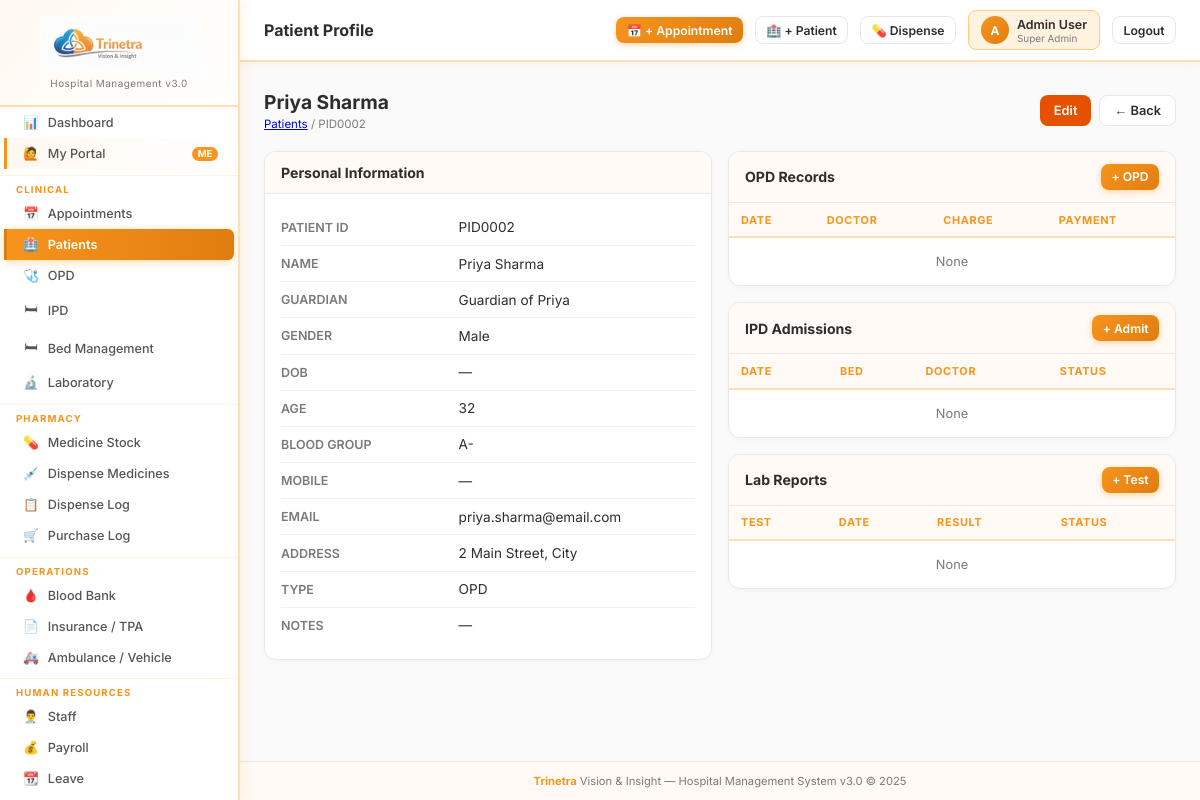
/patients/2 (signed in), run on the app's committed database.
### tables this page shows
CREATE TABLE patients (
    id INTEGER PRIMARY KEY AUTOINCREMENT,
    patient_unique_id TEXT UNIQUE,
    patient_name TEXT NOT NULL, guardian_name TEXT DEFAULT '',
    gender TEXT DEFAULT '', dob TEXT DEFAULT '', age INTEGER DEFAULT 0,
    blood_group TEXT DEFAULT '', mobile TEXT DEFAULT '',
    email TEXT DEFAULT '', address TEXT DEFAULT '',
    patient_type TEXT DEFAULT 'OPD', notes TEXT DEFAULT '',
    is_active INTEGER DEFAULT 1, created_at TEXT DEFAULT CURRENT_TIMESTAMP
);

### app.py (the view)
@app.route('/patients/<int:pid>')
@perm_required('patients','view')
def patient_view(pid):
    p = qdb("SELECT * FROM patients WHERE id=?", (pid,), one=True)
    if not p: abort(404)
    opd_records = qdb("""SELECT opd_details.*,staff.name||' '||staff.surname as doctor_name,tpa.organisation_name as tpa_name
        FROM opd_details LEFT JOIN staff ON staff.id=opd_details.doctor_id
        LEFT JOIN tpa ON tpa.id=opd_details.tpa_id
        WHERE opd_details.patient_id=? ORDER BY opd_details.id DESC""", (pid,))
    ipd_records = qdb("""SELECT ipd_details.*,staff.name||' '||staff.surname as doctor_name,
        bed.bed_name FROM ipd_details LEFT JOIN staff ON staff.id=ipd_details.doctor_id
        LEFT JOIN bed ON bed.id=ipd_details.bed
        WHERE ipd_details.patient_id=? ORDER BY ipd_details.id DESC""", (pid,))
    lab_records = qdb("SELECT * FROM lab_reports WHERE patient_id=? ORDER BY id DESC", (pid,))
    appointments = qdb("""SELECT appointments.*,staff.name||' '||staff.surname as doctor_name
        FROM appointments LEFT JOIN staff ON staff.id=appointments.doctor_id
        WHERE appointments.patient_id=? ORDER BY appointments.id DESC""", (pid,))
    dispenses = qdb("""SELECT medicine_dispense.*,pharmacy.medicine_name,staff.name||' '||staff.surname as dispensed_by_name
        FROM medicine_dispense LEFT JOIN pharmacy ON pharmacy.id=medicine_dispense.pharmacy_id
        LEFT JOIN staff ON staff.id=medicine_dispense.dispensed_by
        WHERE medicine_dispense.patient_id=? ORDER BY medicine_dispense.id DESC""", (pid,))
    blood_requests = qdb("SELECT * FROM blood_requests WHERE patient_id=? ORDER BY id DESC", (pid,))
    return render_template('patients/view.html', patient=dict(p), opd_records=opd_records,
                           ipd_records=ipd_records, lab_records=lab_records, appointments=appointments,
                           dispenses=dispenses, blood_requests=blood_requests)

### app.py (called while the page is built)
def get_db():
    db = getattr(g, '_database', None)
    if db is None:
        db = g._database = sqlite3.connect(DATABASE)
        db.row_factory = sqlite3.Row
        db.execute("PRAGMA foreign_keys = ON")
    return db

@app.teardown_appcontext
def close_connection(exception):
    db = getattr(g, '_database', None)
    if db is not None: db.close()

def qdb(query, args=(), one=False):
    cur = get_db().execute(query, args)
    rv = cur.fetchall()
    return (rv[0] if rv else None) if one else rv

def get_user(): return session.get('hospitaladmin', {})

def get_user_permissions():
    user = get_user()
    if not user: return {}
    if user.get('roles') == 'Super Admin':
        return {m: {'view':True,'add':True,'edit':True,'delete':True} for m in ALL_MODULES}
    role_id = user.get('role_id', 0)
    rows = qdb("SELECT module,can_view,can_add,can_edit,can_delete FROM role_permissions WHERE role_id=?", (role_id,))
    return {r['module']: {'view':bool(r['can_view']),'add':bool(r['can_add']),'edit':bool(r['can_edit']),'delete':bool(r['can_delete'])} for r in rows}

def perm_required(module, action='view'):
    def decorator(f):
        @wraps(f)
        def decorated(*args, **kwargs):
            if 'hospitaladmin' not in session:
                return redirect(url_for('login'))
            user = get_user()
            if user.get('roles') == 'Super Admin':
                return f(*args, **kwargs)
            perms = get_user_permissions()
            if not perms.get(module, {}).get(action):
                flash(f'Access denied: {action} permission required for {module}.', 'danger')
                return redirect(url_for('dashboard'))
            return f(*args, **kwargs)
        return decorated
    return decorator

@app.context_processor
def inject_globals():
    user = get_user()
    perms = get_user_permissions() if user else {}
    settings = {}
    if user:
        try:
            rows = qdb("SELECT name,value FROM sch_settings")
            settings = {r['name']: r['value'] for r in rows}
        except: pass
    return dict(current_user=type('U', (), user)() if user else None,
                user_perms=perms, settings=settings,
                ALL_MODULES=ALL_MODULES)

### templates/patients/view.html (shortened to what this page needs)
{% extends 'base.html' %}
{% block page_title %}Patient Profile{% endblock %}
{% block content %}
<div class="page-header">
  <div><h1>{{ patient.patient_name }}</h1><div class="breadcrumb"><a href="{{ url_for('patients') }}">Patients</a> / {{ patient.patient_unique_id }}</div></div>
  <div class="flex gap-2">
    {% if user_perms.get('patients',{}).get('edit') %}<a href="{{ url_for('patient_edit',pid=patient.id) }}" class="btn btn-warning">Edit</a>{% endif %}
    <a href="{{ url_for('patients') }}" class="btn btn-secondary">← Back</a>
  </div>
</div>
<div class="grid-2">
<div class="card">
  <div class="card-header"><h3>Personal Information</h3></div>
  <div class="card-body">
    <table style="width:100%;font-size:.85rem;">
      {% for label,val in [('Patient ID',patient.patient_unique_id),('Name',patient.patient_name),('Guardian',patient.guardian_name),('Gender',patient.gender),('DOB',patient.dob),('Age',patient.age),('Blood Group',patient.blood_group),('Mobile',patient.mobileno),('Email',patient.email),('Address',patient.address),('Type',patient.patient_type|upper),('Notes',patient.note)] %}
      <tr><td style="padding:.4rem 0;color:var(--muted);width:40%;font-size:.78rem;font-weight:600;text-transform:uppercase;">{{ label }}</td><td>{{ val or '—' }}</td></tr>
      {% endfor %}
    </table>
  </div>
</div>
<div>
  <div class="card">
    <div class="card-header"><h3>OPD Records</h3>{% if user_perms.get('opd',{}).get('add') %}<a href="{{ url_for('opd_add') }}" class="btn btn-primary btn-sm">+ OPD</a>{% endif %}</div>
    <div class="card-body p-0"><table><thead><tr><th>Date</th><th>Doctor</th><th>Charge</th><th>Payment</th></tr></thead>
    <tbody>{% for r in opd_records %}<tr><td>{{ r.date }}</td><td>{{ r.doctor_name or "—" }}</td><td>{{ r.charge }}</td>
    <td>{% if r.payment_status=='paid' %}<span class="badge badge-success">Paid</span>{% else %}<span class="badge badge-danger">Unpaid</span>{% endif %}</td>
    </tr>{% else %}<tr><td colspan="4" class="text-center text-muted" style="padding:1rem">None</td></tr>{% endfor %}</tbody></table></div>
  </div>
  <div class="card">
    <div class="card-header"><h3>IPD Admissions</h3>{% if user_perms.get('ipd',{}).get('add') %}<a href="{{ url_for('ipd_add') }}" class="btn btn-primary btn-sm">+ Admit</a>{% endif %}</div>
    <div class="card-body p-0"><table><thead><tr><th>Date</th><th>Bed</th><th>Doctor</th><th>Status</th></tr></thead>
    <tbody>{% for r in ipd_records %}<tr><td>{{ r.date }}</td><td>{{ r.bed_name or "—" }}</td><td>{{ r.doctor_name or "—" }}</td>
    <td>{% if r.discharged=='no' %}<span class="badge badge-warning">Admitted</span>{% else %}<span class="badge badge-secondary">Discharged</span>{% endif %}</td>
    </tr>{% else %}<tr><td colspan="4" class="text-center text-muted" style="padding:1rem">None</td></tr>{% endfor %}</tbody></table></div>
  </div>
  <div class="card">
    <div class="card-header"><h3>Lab Reports</h3>{% if user_perms.get('lab',{}).get('add') %}<a href="{{ url_for('lab_add') }}" class="btn btn-primary btn-sm">+ Test</a>{% endif %}</div>
    <div class="card-body p-0"><table><thead><tr><th>Test</th><th>Date</th><th>Result</th><th>Status</th></tr></thead>
    <tbody>{% for r in lab_records %}<tr><td>{{ r.test_name }}</td><td>{{ r.test_date }}</td><td>{{ r.result or "—" }}</td>
    <td>{% if r.status=='completed' %}<span class="badge badge-success">Done</span>{% else %}<span class="badge badge-warning">Pending</span>{% endif %}</td>
    </tr>{% else %}<tr><td colspan="4" class="text-center text-muted" style="padding:1rem">None</td></tr>{% endfor %}</tbody></table></div>
  </div>
</div>
</div>
{% endblock %}

### templates/base.html (style rules this page uses)
:root { --brand-orange:#F7941D; --brand-orange-dark:#e07d10; --brand-orange-light:#FFF3E0; --brand-blue:#1565C0; --sidebar:#ffffff; --sidebar-border:#ffe0b2; --sidebar-hover:#fff8f0; --sidebar-active-bg:#F7941D; --sidebar-active-text:#ffffff; --topbar:#ffffff; --bg:#fafafa; --card:#ffffff; --border:#e8e8e8; --text:#2d2d2d; --muted:#7a7a7a; --primary:#F7941D; --primary-dark:#e07d10; --success:#2e7d32; --danger:#c62828; --warning:#e65100; --info:#0277bd; --purple:#6a1b9a; }
* { margin:0;padding:0;box-sizing:border-box; }
html,body { height:100%; }
body { font-family:'Inter',system-ui,sans-serif; background:var(--bg); color:var(--text); display:flex; min-height:100vh; overflow-x:hidden; }
.page-header { display:flex;align-items:center;justify-content:space-between; margin-bottom:1.25rem;flex-wrap:wrap;gap:.75rem; }
.page-header h1 { font-size:1.2rem;font-weight:700;color:var(--text); }
.breadcrumb { font-size:.72rem;color:var(--muted);margin-top:.15rem; }
.card { background:var(--card); border:1px solid var(--border); border-radius:.75rem; overflow:hidden; margin-bottom:1rem; box-shadow:0 1px 4px rgba(0,0,0,.04); }
.card-header { padding:.75rem 1rem; border-bottom:1px solid var(--border); display:flex;align-items:center;justify-content:space-between; background:#fffaf5; }
.card-header h3 { font-size:.88rem;font-weight:700;color:var(--text); }
.card-body { padding:1rem; }
.card-body.p-0 { padding:0; }
.grid-2 { display:grid;grid-template-columns:1fr 1fr;gap:1rem; }
table { width:100%;border-collapse:collapse;font-size:.8rem; }
thead tr { background:#fffaf5; }
th { padding:.6rem .75rem;text-align:left; font-size:.68rem;font-weight:700; color:var(--brand-orange); text-transform:uppercase;letter-spacing:.06em; white-space:nowrap; border-bottom:2px solid var(--sidebar-border); }
td { padding:.6rem .75rem;border-bottom:1px solid #f0f0f0;vertical-align:middle; }
tr:last-child td { border-bottom:none; }
.btn { display:inline-flex;align-items:center;gap:.4rem; padding:.45rem .875rem;border-radius:.5rem; font-size:.8rem;font-weight:600;cursor:pointer; border:none;text-decoration:none;transition:.15s;white-space:nowrap; }
.btn-primary { background:linear-gradient(135deg,var(--brand-orange),var(--brand-orange-dark));color:#fff;box-shadow:0 2px 6px rgba(247,148,29,.35); }
.btn-warning { background:#e65100;color:#fff; }
.btn-secondary { background:#fff;color:var(--text);border:1.5px solid var(--border); }
.btn-sm { padding:.35rem .65rem;font-size:.76rem; }
.flex { display:flex; }
.gap-2 { gap:.5rem; }
.text-center { text-align:center; }
.text-muted { color:var(--muted); }

### data on the page
patients: patient_name "Priya Sharma", patient_unique_id "PID0002", label "PATIENT ID", patient_unique "PID0002", label "NAME", label "GUARDIAN", guardian_name "Guardian of Priya", label "GENDER", gender "Male", label "BLOOD GROUP", blood_group "A-", label "EMAIL", email "priya.sharma@email.com", label "ADDRESS", address "2 Main Street, City"

### other printed values
{{ current_user.username[:1].upper() if current_user else 'U' }} "A"
{{ current_user.username if current_user else '' }} "Admin User"
{{ current_user.roles if current_user else '' }} "Super Admin"
{{ label }} "DOB" "AGE" "MOBILE" "TYPE" "NOTES"
{{ val or '—' }} "—" "32" "—" "OPD" "—"
